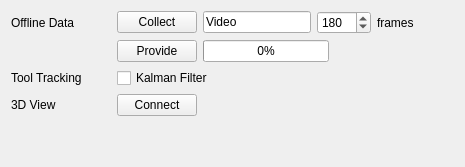
                    <widget class="QWidget" name="tab_9">
                     <attribute name="title">
                      <string>Control Area</string>
                     </attribute>
                     <layout class="QVBoxLayout" name="verticalLayout_2">
                      <item>
                       <layout class="QVBoxLayout" name="verticalLayout">
                        <item>
                         <layout class="QHBoxLayout" name="horizontalLayout_28">
                          <property name="topMargin">
                           <number>0</number>
                          </property>
                          <item>
                           <widget class="QLabel" name="label_8">
                            <property name="minimumSize">
                             <size>
                              <width>100</width>
                              <height>0</height>
                             </size>
                            </property>
                            <property name="text">
                             <string>Offline Data  </string>
                            </property>
                           </widget>
                          </item>
                          <item>
                           <widget class="QPushButton" name="CollectStartButton">
                            <property name="text">
                             <string>Collect</string>
                            </property>
                           </widget>
                          </item>
                          <item>
                           <widget class="QLineEdit" name="VideoNameLineEdit">
                            <property name="sizePolicy">
                             <sizepolicy hsizetype="Minimum" vsizetype="Fixed">
                              <horstretch>0</horstretch>
                              <verstretch>0</verstretch>
                             </sizepolicy>
                            </property>
                            <property name="text">
                             <string>Video</string>
                            </property>
                           </widget>
                          </item>
                          <item>
                           <widget class="QSpinBox" name="CollectFrameSpinBox">
                            <property name="maximum">
                             <number>1000</number>
                            </property>
                            <property name="value">
                             <number>180</number>
                            </property>
                           </widget>
                          </item>
                          <item>
                           <widget class="QLabel" name="label_10">
                            <property name="text">
                             <string>frames</string>
                            </property>
                           </widget>
                          </item>
                          <item>
                           <spacer name="horizontalSpacer_12">
                            <property name="orientation">
                             <enum>Qt::Horizontal</enum>
                            </property>
                            <property name="sizeHint" stdset="0">
                             <size>
                              <width>40</width>
                              <height>20</height>
                             </size>
                            </property>
                           </spacer>
                          </item>
                         </layout>
                        </item>
                        <item>
                         <layout class="QHBoxLayout" name="horizontalLayout_30">
                          <property name="topMargin">
                           <number>0</number>
                          </property>
                          <item>
                           <widget class="QLabel" name="label_13">
                            <property name="minimumSize">
                             <size>
                              <width>100</width>
                              <height>0</height>
                             </size>
                            </property>
                            <property name="text">
                             <string/>
                            </property>
                           </widget>
                          </item>
                          <item>
                           <widget class="QPushButton" name="ProvideStartButton">
                            <property name="text">
                             <string>Provide</string>
                            </property>
                           </widget>
                          </item>
                          <item>
                           <widget class="QProgressBar" name="CollectProgressorbar">
                            <property name="value">
                             <number>0</number>
                            </property>
                           </widget>
                          </item>
                          <item>
                           <spacer name="horizontalSpacer_14">
                            <property name="orientation">
                             <enum>Qt::Horizontal</enum>
                            </property>
                            <property name="sizeHint" stdset="0">
                             <size>
                              <width>40</width>
                              <height>20</height>
                             </size>
                            </property>
                           </spacer>
                          </item>
                         </layout>
                        </item>
                        <item>
                         <layout class="QHBoxLayout" name="horizontalLayout_8">
                          <property name="topMargin">
                           <number>0</number>
                          </property>
                          <item>
                           <widget class="QLabel" name="label_4">
                            <property name="minimumSize">
                             <size>
                              <width>100</width>
                              <height>0</height>
                             </size>
                            </property>
                            <property name="text">
                             <string>Tool Tracking</string>
                            </property>
                           </widget>
                          </item>
                          <item>
                           <widget class="QCheckBox" name="KalmanCheckBox">
                            <property name="text">
                             <string>Kalman Filter</string>
                            </property>
                           </widget>
                          </item>
                          <item>
                           <spacer name="horizontalSpacer_11">
                            <property name="orientation">
                             <enum>Qt::Horizontal</enum>
                            </property>
                            <property name="sizeHint" stdset="0">
                             <size>
                              <width>40</width>
                              <height>20</height>
                             </size>
                            </property>
                           </spacer>
                          </item>
                         </layout>
                        </item>
                        <item>
                         <layout class="QHBoxLayout" name="horizontalLayout_35">
                          <property name="topMargin">
                           <number>0</number>
                          </property>
                          <item>
                           <widget class="QLabel" name="label_17">
                            <property name="minimumSize">
                             <size>
                              <width>100</width>
                              <height>0</height>
                             </size>
                            </property>
                            <property name="text">
                             <string>3D View</string>
                            </property>
                           </widget>
                          </item>
                          <item>
                           <widget class="QPushButton" name="HololenUnityDisplayConnection">
                            <property name="text">
                             <string>Connect</string>
                            </property>
                           </widget>
                          </item>
                          <item>
                           <spacer name="horizontalSpacer_18">
                            <property name="orientation">
                             <enum>Qt::Horizontal</enum>
                            </property>
                            <property name="sizeHint" stdset="0">
                             <size>
                              <width>40</width>
                              <height>20</height>
                             </size>
                            </property>
                           </spacer>
                          </item>
                         </layout>
                        </item>
                        <item>
                         <spacer name="verticalSpacer">
                          <property name="orientation">
                           <enum>Qt::Vertical</enum>
                          </property>
                          <property name="sizeHint" stdset="0">
                           <size>
                            <width>20</width>
                            <height>40</height>
                           </size>
                          </property>
                         </spacer>
                        </item>
                       </layout>
                      </item>
                     </layout>
                    </widget>
